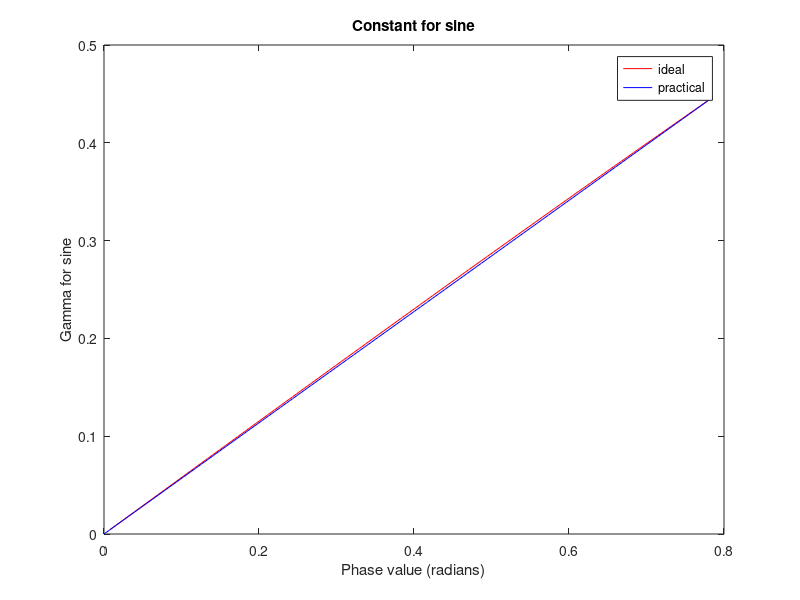
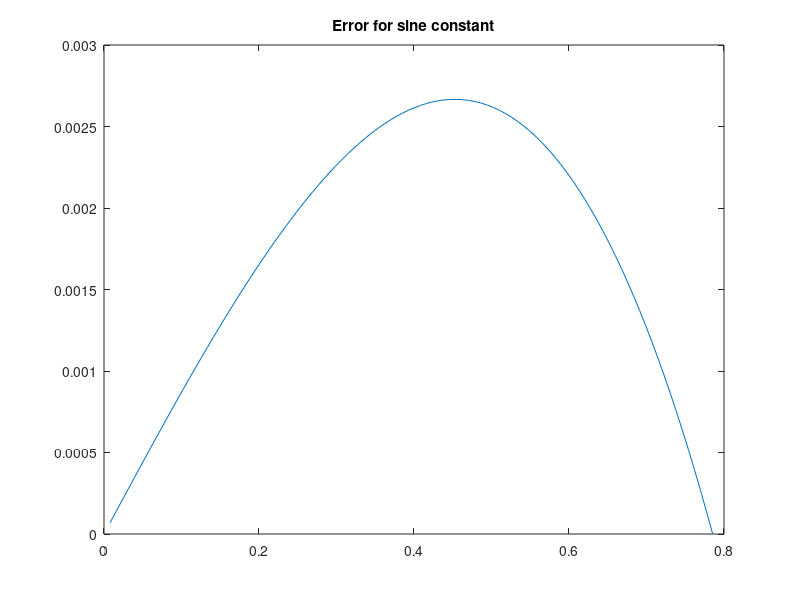
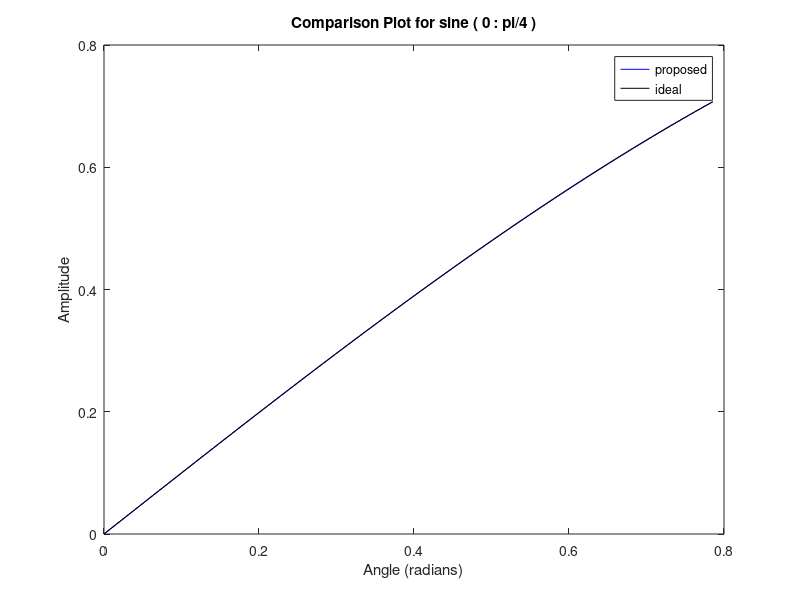
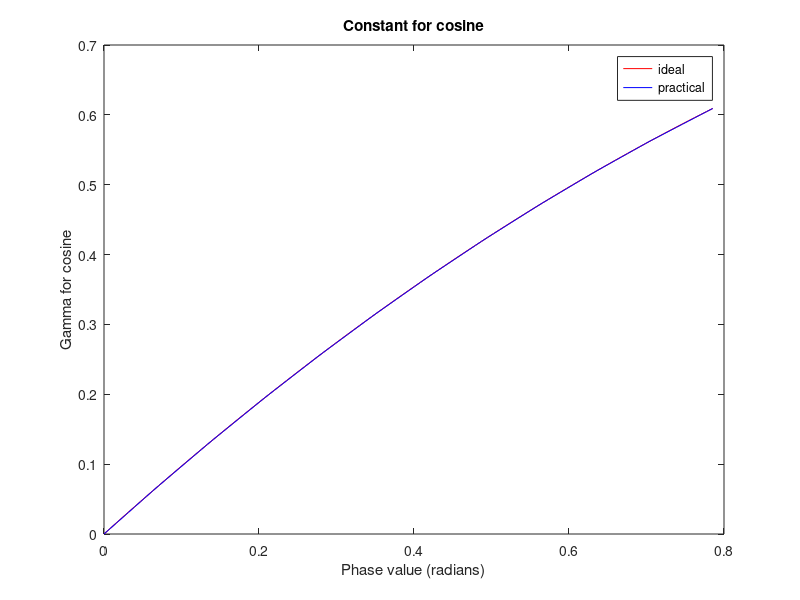

Here is the MATLAB script that generated these plots, in order:
clc;
close all;
clear all;

N = 7;
dac = N+1;
vref = 2;

dac_res=vref/(2^dac-1);
a=floor((2*pi)*2^N);
b=floor(a/8);
a=b*8;
res = (2*pi)/a;

l=0:res:pi/4;

ui=sqrt(2*(1-(sin(l)./l)));
umax=sqrt(2*(1-(sin(pi/4)/(pi/4))));
u=0:umax/b:umax;
sina=(1-(u.^2/2)).*l;

figure,plot(l,ui,'r',l,u,'b'); 
legend('ideal','practical');
ylabel('Gamma for sine');
xlabel('Phase value (radians)');
title('Constant for sine');

errors=ui-u;
figure,plot(l,errors);
title('Error for sine constant'); 

figure,plot(l,sina,'b',l,sin(l),'black'); 
legend('proposed','ideal');
xlabel('Angle (radians)');
ylabel(' Amplitude ');
title('Comparison Plot for sine ( 0 : pi/4 )');


p=[0.5 (-pi/4) (1-cos(pi/4))];
rmax=min(roots(p)); 

i=1;
for z=0:res:pi/4
    p=[0.5 (-z) (1-cos(z))]; 
    ri(i)=min(roots(p)); 
    i=i+1;
end

points=11;

start(1)=1;
for i=1:points-1
    step(i)=floor((b+1)/points);
    finish(i)=step(i)*i; 
    start(i+1)=finish(i)+1;
end    
step(points)=(b+1)-((floor((b+1)/points))*(points-1));
finish(points)=b+1;

temp=ri; 

w=temp(start(1)):(temp(finish(1))-temp(start(1)))/(step(1)-1):temp(finish(1));
r=w;
for i=2:points
    w=temp(start(i)):(temp(finish(i))-temp(start(i)))/(step(i)-1):temp(finish(i));
    r=[r w];
end

cosa=(1-(l.*r)+((r.*r)/2));

figure,plot(l,ri,'r',l,r,'b'); 
legend('ideal','practical');
xlabel('Phase value (radians)');
ylabel('Gamma for cosine');
title('Constant for cosine');

errorc=ri-r;
figure,plot(l,errorc);
title('Error for cosine constant'); 

figure,plot(l,cosa,'b',l,cos(l),'black'); 
legend('proposed','ideal');
xlabel('Angle (radians)');
ylabel(' Amplitude ');
title('Comparison Plot for cosine ( 0 : pi/4 )');

t=0:res:2*pi;
signal=[sina fliplr(cosa(1:b)) cosa(2:b+1) fliplr(sina(1:b)) -sina(2:b+1) -fliplr(cosa(1:b)) -cosa(2:b+1) -fliplr(sina(1:b)) ];

figure,plot(t,signal); 
xlabel('Angle (radians)');
ylabel(' Amplitude ');
title('Plot for sine ( 0 : 2*pi )');

fs = a;
samples = a;

fin=1;
Nw=floor(fin*samples)/fs;
 
quantize_signal=dac_res*(round(signal/dac_res));

figure,plot(t,quantize_signal); 
xlabel('Angle (radians)');
ylabel(' Amplitude ');
title('Plot for Quantized sine ( 0 : 2*pi )');

figure, plot(t,signal-quantize_signal);
title('Quantization error');

original = sin(t);
figure; plot(t,original,'r',t,quantize_signal,'black');
legend('ideal','proposed');
xlabel('Angle (radians)');
ylabel(' Amplitude ');
title('Comparison Plot for sine ( 0 : 2*pi )');

error = original-quantize_signal;
figure; plot(t,error);
xlabel('Angle (radians)');
ylabel(' Amplitude ');
title('Error');

window_type=ones(1,samples);
window_scaling_factor=sum(window_type);

fft_signal=fft(quantize_signal,samples);

freq_scal = linspace (0, 0.5, samples/2);
X=fft_signal.*conj(fft_signal);

figure;
plot(freq_scal, 10*log10(X(1:samples/2)), '-x');
hold on
plot( 10*log10(abs(fft_signal(Nw:Nw+2))), 'r*');
axis([0 0.01 -120 10]);
title('FFT Plot (N = 12864, Hann window is used)');
xlabel('Frequency (Normalized)');

signal_value = (sum(fft_signal(Nw:Nw+2).*conj(fft_signal(Nw:Nw+2))));
noise_bins = [fft_signal(2:fin-1) fft_signal(fin+3:samples/2)]; 
noise = (sum((abs(noise_bins)).^2)) /((samples/2)-3);
noise_value = 2*(sum(noise_bins.*conj(noise_bins)));

noise_formula = ((1/power(2,dac))^2)/12;

f=fs*(0:(samples-1)/2)/samples; 
sp=abs(fft(quantize_signal,samples));
yfft=(sp)/max(sp); 
figure,plot(f,20*log(yfft(1:(samples/2)))); 
axis([0,100,-500,0]);
xlabel('Frequency bins (Hz)');
ylabel('Power (dB)');
title(' Spectrum for proposed sine computation');

sfdrv=sort(abs(20*log(yfft(1:samples/2)))); 
sfdrv=sfdrv(2:end);
sfdr=min(sfdrv); 
disp('sfdr (in dBc) is:');
disp(sfdr); 

snr_ideal = (6.02 * dac) + 1.76;
disp('Maximum Achievable SNR (in dB) is :');
disp(snr_ideal);

snr=10*log10(signal_value/noise_value);
disp('snr (in dB) is:');
disp(snr);